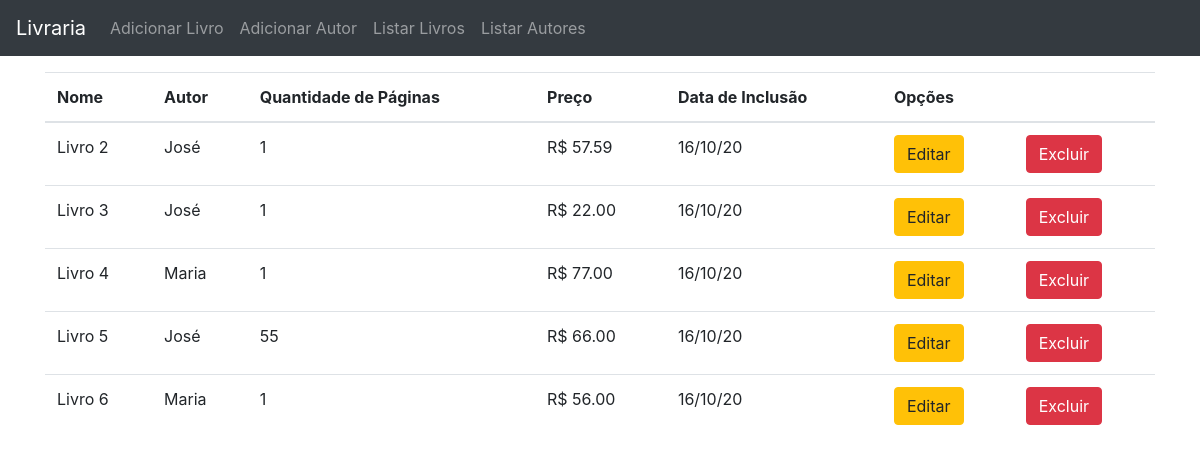
The page / on the database its author committed.
### livros/models.py (models this page shows, shortened)
class Livro(models.Model):
    nome = models.CharField(max_length=50, unique=True)
    autor = models.ForeignKey(Autor, on_delete=models.CASCADE)
    quantidade_paginas = PositiveIntegerRangeField('Quantidade de Páginas', min_value=1, default=1)
    preco = models.DecimalField('Preço', max_digits=7, decimal_places=2)
    data_inclusao = models.DateField(auto_now_add=True)
    class Meta:
        ordering = ('nome',)

class Autor(models.Model):
    nome = models.CharField(max_length=100, unique=True)
    class Meta:
        ordering = ('nome',)
    def __str__(self):
        return self.nome

### livros/views.py (the view)
# urls.py: path('', livros_list, name='livros_list'),
def livros_list(request):
    template_name = 'livros/livros_list.html'
    livros = Livro.objects.all()
    context = {'livros':livros}
    return render(request, template_name, context)

### templates/livros/livros_list.html
{% extends 'base.html' %}
{% block content %}
    <div class="container">
        <table class="table table-head">
            <thead>
                <tr>
                    <th>Nome</th>
                    <th>Autor</th>
                    <th>Quantidade de Páginas</th>
                    <th>Preço</th>
                    <th>Data de Inclusão</th>
                    <th>Opções</th>
                    <th></th>
                </tr>
            </thead>
            <tbody>
                {% for livro in livros %}
                    <tr>
                        <td>{{ livro.nome }}</td>
                        <td>{{ livro.autor }}</td>
                        <td>{{ livro.quantidade_paginas }}</td>
                        <td>R$ {{ livro.preco }}</td>
                        <td>{{ livro.data_inclusao|date:'d/m/y' }}</td>
                        <td><a href="/livros_edit/{{ livro.id }}" class="btn btn-warning">Editar</a></td>
                        <td><a href="/livros_delete/{{ livro.id }}" class="btn btn-danger">Excluir</a></td>
                    </tr>
                {% endfor %}
            </tbody>
        </table>
    </div>
{% endblock content %}

### templates/base.html (shortened to what this page needs)
<!doctype html>
{% load static %}
<html lang="pt-br">
    <head>
        <link rel="stylesheet" href="{% static 'css/bootstrap.min.css' %}">
    </head>
    <body>
        <nav class="navbar navbar-expand-sm navbar-dark bg-dark mb-3">
            <a class="navbar-brand" href="{% url 'livros_list' %}">Livraria</a>
            <ul class="navbar-nav">
                <li class="nav-item">
                    <a class="nav-link" href="{% url 'livros_add' %}">Adicionar Livro</a>
                </li>
                <li class="nav-item">
                    <a class="nav-link" href="{% url 'autor_add' %}">Adicionar Autor</a>
                </li>
                <li class="nav-item">
                    <a class="nav-link" href="{% url 'livros_list'%}">Listar Livros</a>
                </li>
                <li class="nav-item">
                    <a class="nav-link" href="{% url 'autor_list' %}">Listar Autores</a>
                </li>
            </ul>
        </nav>
        {% block content %}
        {% endblock content %}
    </body>
</html>

### rows shown on the page
Livro: nome "Livro 2", autor "José", quantidade_paginas "1", preco "57.59", data_inclusao "16/10/20"
Livro: nome "Livro 3", autor "José", quantidade_paginas "1", preco "22.00", data_inclusao "16/10/20"
Livro: nome "Livro 4", autor "Maria", quantidade_paginas "1", preco "77.00", data_inclusao "16/10/20"
Livro: nome "Livro 5", autor "José", quantidade_paginas "55", preco "66.00", data_inclusao "16/10/20"
Livro: nome "Livro 6", autor "Maria", quantidade_paginas "1", preco "56.00", data_inclusao "16/10/20"
